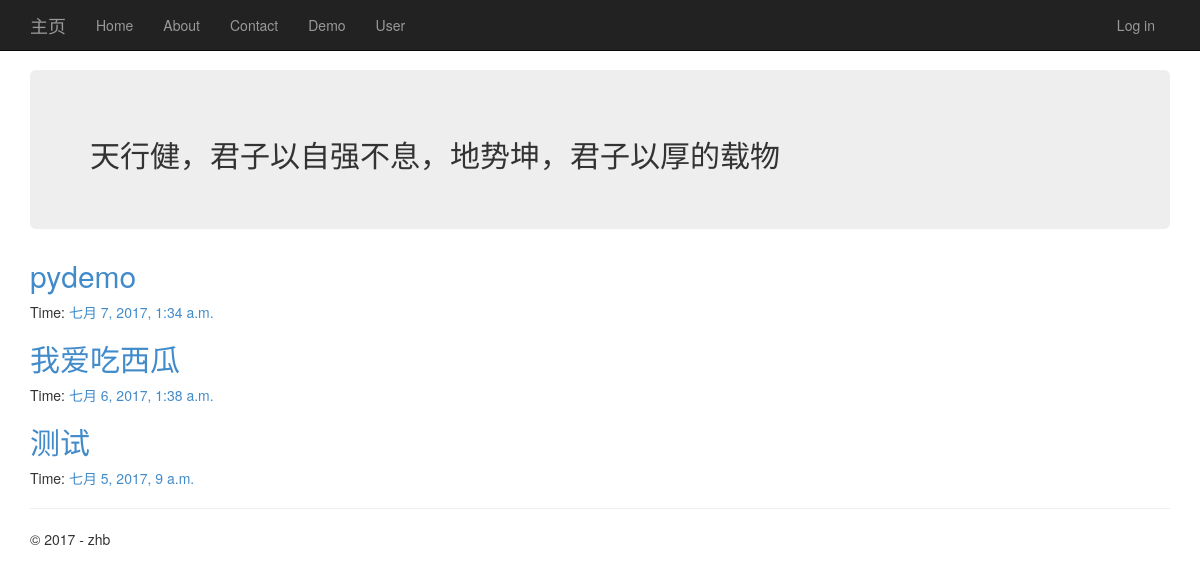
The app's page /, older data.
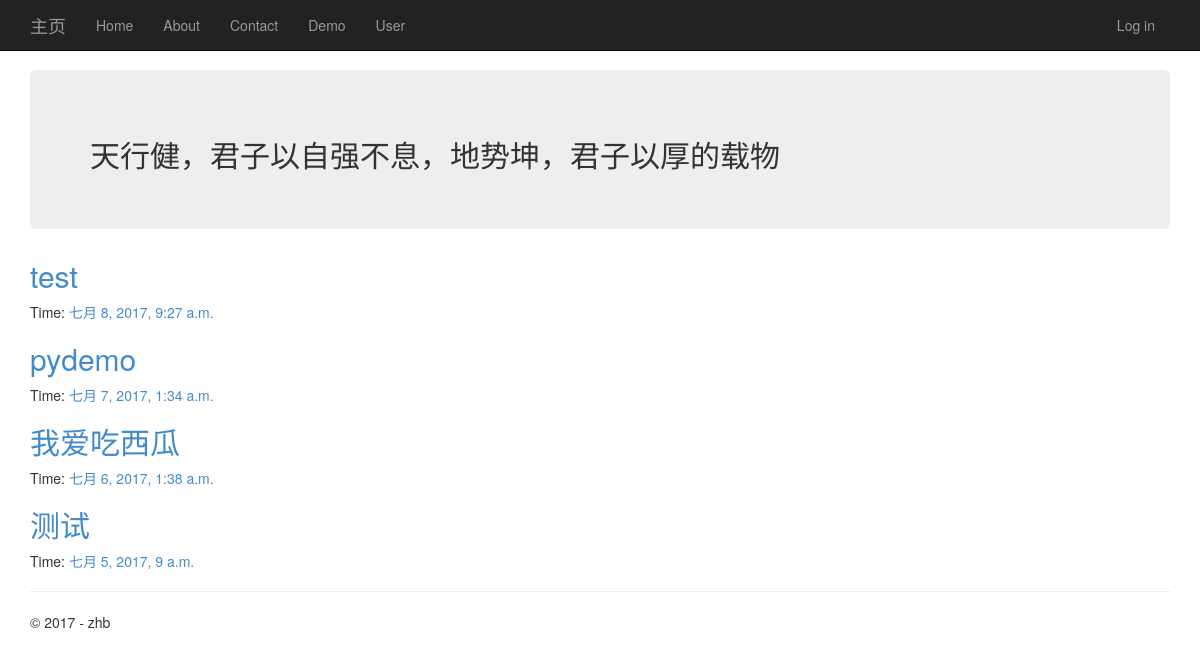
The same page, newer data.
### app/models.py (models this page shows, shortened)
class BlogPost(models.Model):
    title = models.CharField(max_length = 150)#标题
    body = models.TextField()#正文
    timestamp = models.DateTimeField()#时间
    class Meta():
        ordering = ['-timestamp']

### app/views.py (the view)
# urls.py: url(r'^$', app.views.home, name='home'),
def home(request):
    assert isinstance(request, HttpRequest)
    postlist = BlogPost.objects.all()
    return render(
        request,
        'app/index.html',
        {
            'title':'Home Page',
            'year':datetime.now().year,
            'postlist':postlist
        }
    )

### app/templates/app/index.html
﻿{% extends "app/layout.html" %}
{% block content %}
<div class="jumbotron">
    <h2 class="media-body">天行健，君子以自强不息，地势坤，君子以厚的载物</h2>
</div>
<div class="posts">
    {% for post in postlist %}
    <section class="post">
        <header class="post-header">
            <h2 class="post-title">
                <a href="{% url 'detail' id=post.id %}">
                    {{post.title}}
                </a>
            </h2>
            <p class="post-meta">
                Time:<a class="post-author" href="#">
                {{post.timestamp}}</a>
            </p>
        </header>
    </section>
    {% endfor %}
</div>
{% endblock %}

Row changes from the older to the newer data that the page shows:
added BlogPost: title "test", timestamp "七月 8, 2017, 9:27 a.m."
